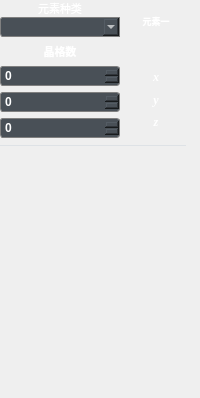
           <widget class="QWidget" name="page_8">
            <layout class="QHBoxLayout" name="horizontalLayout_2">
             <property name="leftMargin">
              <number>0</number>
             </property>
             <property name="topMargin">
              <number>0</number>
             </property>
             <property name="rightMargin">
              <number>14</number>
             </property>
             <item>
              <layout class="QVBoxLayout" name="verticalLayout_16">
               <property name="bottomMargin">
                <number>240</number>
               </property>
               <item>
                <layout class="QVBoxLayout" name="verticalLayout_5" stretch="2,4">
                 <item>
                  <layout class="QHBoxLayout" name="horizontalLayout" stretch="2,1">
                   <item>
                    <layout class="QVBoxLayout" name="verticalLayout_2" stretch="1,1">
                     <property name="spacing">
                      <number>0</number>
                     </property>
                     <property name="bottomMargin">
                      <number>0</number>
                     </property>
                     <item>
                      <widget class="QLabel" name="label_20">
                       <property name="sizePolicy">
                        <sizepolicy hsizetype="Preferred" vsizetype="Fixed">
                         <horstretch>0</horstretch>
                         <verstretch>0</verstretch>
                        </sizepolicy>
                       </property>
                       <property name="font">
                        <font>
                         <family>微软雅黑</family>
                         <pointsize>8</pointsize>
                         <weight>50</weight>
                         <bold>false</bold>
                        </font>
                       </property>
                       <property name="styleSheet">
                        <string notr="true">color: rgb(255, 255, 255);
</string>
                       </property>
                       <property name="text">
                        <string>元素种类</string>
                       </property>
                       <property name="alignment">
                        <set>Qt::AlignCenter</set>
                       </property>
                      </widget>
                     </item>
                     <item>
                      <widget class="QComboBox" name="comboBox_4">
                       <property name="font">
                        <font>
                         <family>Arial</family>
                         <weight>75</weight>
                         <bold>true</bold>
                        </font>
                       </property>
                       <property name="cursor">
                        <cursorShape>OpenHandCursor</cursorShape>
                       </property>
                       <property name="styleSheet">
                        <string notr="true">QComboBox{
	border: 1px solid gray;
    border-top-left-radius: 3px;
	border-bottom-left-radius: 3px;
    padding: 1px 2px 1px 2px;
    min-width: 3em;
	background-color: #495057;
	color: rgb(255, 255, 255);
}


</string>
                       </property>
                      </widget>
                     </item>
                    </layout>
                   </item>
                   <item>
                    <layout class="QVBoxLayout" name="verticalLayout_3" stretch="1,1">
                     <property name="spacing">
                      <number>0</number>
                     </property>
                     <property name="bottomMargin">
                      <number>9</number>
                     </property>
                     <item>
                      <layout class="QHBoxLayout" name="horizontalLayout_31" stretch="7">
                       <property name="spacing">
                        <number>8</number>
                       </property>
                       <property name="topMargin">
                        <number>0</number>
                       </property>
                       <item>
                        <widget class="QLabel" name="label_22">
                         <property name="sizePolicy">
                          <sizepolicy hsizetype="Preferred" vsizetype="Preferred">
                           <horstretch>0</horstretch>
                           <verstretch>0</verstretch>
                          </sizepolicy>
                         </property>
                         <property name="styleSheet">
                          <string notr="true">border-image: url(:/background/原子.png);</string>
                         </property>
                         <property name="text">
                          <string/>
                         </property>
                        </widget>
                       </item>
                      </layout>
                     </item>
                     <item>
                      <widget class="QLabel" name="label_23">
                       <property name="sizePolicy">
                        <sizepolicy hsizetype="Preferred" vsizetype="Preferred">
                         <horstretch>0</horstretch>
                         <verstretch>0</verstretch>
                        </sizepolicy>
                       </property>
                       <property name="font">
                        <font>
                         <family>微软雅黑</family>
                         <pointsize>7</pointsize>
                         <weight>75</weight>
                         <bold>true</bold>
                        </font>
                       </property>
                       <property name="styleSheet">
                        <string notr="true">color: rgb(255, 255, 255);
</string>
                       </property>
                       <property name="text">
                        <string>元素一</string>
                       </property>
                       <property name="alignment">
                        <set>Qt::AlignCenter</set>
                       </property>
                      </widget>
                     </item>
                    </layout>
                   </item>
                  </layout>
                 </item>
                 <item>
                  <layout class="QHBoxLayout" name="horizontalLayout_32" stretch="2,1">
                   <item>
                    <layout class="QVBoxLayout" name="verticalLayout_17">
                     <item>
                      <widget class="QLabel" name="label_27">
                       <property name="sizePolicy">
                        <sizepolicy hsizetype="Preferred" vsizetype="Fixed">
                         <horstretch>0</horstretch>
                         <verstretch>0</verstretch>
                        </sizepolicy>
                       </property>
                       <property name="font">
                        <font>
                         <family>微软雅黑</family>
                         <pointsize>8</pointsize>
                         <weight>75</weight>
                         <bold>true</bold>
                        </font>
                       </property>
                       <property name="styleSheet">
                        <string notr="true">color: rgb(255, 255, 255);
</string>
                       </property>
                       <property name="text">
                        <string>晶格数</string>
                       </property>
                       <property name="alignment">
                        <set>Qt::AlignCenter</set>
                       </property>
                      </widget>
                     </item>
                     <item>
                      <widget class="QSpinBox" name="spinBox_6">
                       <property name="sizePolicy">
                        <sizepolicy hsizetype="Preferred" vsizetype="Fixed">
                         <horstretch>0</horstretch>
                         <verstretch>0</verstretch>
                        </sizepolicy>
                       </property>
                       <property name="font">
                        <font>
                         <family>Arial</family>
                         <weight>75</weight>
                         <bold>true</bold>
                        </font>
                       </property>
                       <property name="styleSheet">
                        <string notr="true">QSpinBox{
	color: rgb(255, 255, 255);
	border: 1px solid gray;
    border-radius: 3px;
    padding: 1px 2px 1px 2px;
    min-width: 3em;
	background-color: #495057;
}

</string>
                       </property>
                      </widget>
                     </item>
                     <item>
                      <widget class="QSpinBox" name="spinBox_7">
                       <property name="sizePolicy">
                        <sizepolicy hsizetype="Preferred" vsizetype="Fixed">
                         <horstretch>0</horstretch>
                         <verstretch>0</verstretch>
                        </sizepolicy>
                       </property>
                       <property name="font">
                        <font>
                         <family>Arial</family>
                         <weight>75</weight>
                         <bold>true</bold>
                        </font>
                       </property>
                       <property name="styleSheet">
                        <string notr="true">QSpinBox{
	color: rgb(255, 255, 255);
	border: 1px solid gray;
    border-radius: 3px;
    padding: 1px 2px 1px 2px;
    min-width: 3em;
	background-color: #495057;
}

</string>
                       </property>
                      </widget>
                     </item>
                     <item>
                      <widget class="QSpinBox" name="spinBox_8">
                       <property name="sizePolicy">
                        <sizepolicy hsizetype="Preferred" vsizetype="Fixed">
                         <horstretch>0</horstretch>
                         <verstretch>0</verstretch>
                        </sizepolicy>
                       </property>
                       <property name="font">
                        <font>
                         <family>Arial</family>
                         <weight>75</weight>
                         <bold>true</bold>
                        </font>
                       </property>
                       <property name="styleSheet">
                        <string notr="true">QSpinBox{
	color: rgb(255, 255, 255);
	border: 1px solid gray;
    border-radius: 3px;
    padding: 1px 2px 1px 2px;
    min-width: 3em;
	background-color: #495057;
}

</string>
                       </property>
                      </widget>
                     </item>
                    </layout>
                   </item>
                   <item>
                    <layout class="QVBoxLayout" name="verticalLayout_32">
                     <property name="bottomMargin">
                      <number>8</number>
                     </property>
                     <item>
                      <layout class="QHBoxLayout" name="horizontalLayout_33" stretch="1,6,1">
                       <item>
                        <spacer name="horizontalSpacer_12">
                         <property name="styleSheet">
                          <string>border-image: url(:/background/坐标系.png);</string>
                         </property>
                         <property name="orientation">
                          <enum>Qt::Horizontal</enum>
                         </property>
                         <property name="sizeHint" stdset="0">
                          <size>
                           <width>40</width>
                           <height>20</height>
                          </size>
                         </property>
                        </spacer>
                       </item>
                       <item>
                        <widget class="QLabel" name="label_28">
                         <property name="styleSheet">
                          <string notr="true">border-image: url(:/background/坐标系.png);</string>
                         </property>
                         <property name="text">
                          <string/>
                         </property>
                        </widget>
                       </item>
                       <item>
                        <spacer name="horizontalSpacer_13">
                         <property name="styleSheet">
                          <string>border-image: url(:/background/坐标系.png);</string>
                         </property>
                         <property name="orientation">
                          <enum>Qt::Horizontal</enum>
                         </property>
                         <property name="sizeHint" stdset="0">
                          <size>
                           <width>40</width>
                           <height>20</height>
                          </size>
                         </property>
                        </spacer>
                       </item>
                      </layout>
                     </item>
                     <item>
                      <widget class="QLabel" name="label_49">
                       <property name="font">
                        <font>
                         <family>Times New Roman</family>
                         <pointsize>9</pointsize>
                         <weight>75</weight>
                         <italic>true</italic>
                         <bold>true</bold>
                        </font>
                       </property>
                       <property name="styleSheet">
                        <string notr="true">color: rgb(255, 255, 255);
</string>
                       </property>
                       <property name="text">
                        <string>x</string>
                       </property>
                       <property name="alignment">
                        <set>Qt::AlignCenter</set>
                       </property>
                      </widget>
                     </item>
                     <item>
                      <widget class="QLabel" name="label_50">
                       <property name="font">
                        <font>
                         <family>Times New Roman</family>
                         <pointsize>9</pointsize>
                         <weight>75</weight>
                         <italic>true</italic>
                         <bold>true</bold>
                        </font>
                       </property>
                       <property name="styleSheet">
                        <string notr="true">color: rgb(255, 255, 255);
</string>
                       </property>
                       <property name="text">
                        <string>y</string>
                       </property>
                       <property name="alignment">
                        <set>Qt::AlignCenter</set>
                       </property>
                      </widget>
                     </item>
                     <item>
                      <widget class="QLabel" name="label_51">
                       <property name="font">
                        <font>
                         <family>Times New Roman</family>
                         <pointsize>9</pointsize>
                         <weight>75</weight>
                         <italic>true</italic>
                         <bold>true</bold>
                        </font>
                       </property>
                       <property name="styleSheet">
                        <string notr="true">color: rgb(255, 255, 255);
</string>
                       </property>
                       <property name="text">
                        <string>z</string>
                       </property>
                       <property name="alignment">
                        <set>Qt::AlignCenter</set>
                       </property>
                      </widget>
                     </item>
                    </layout>
                   </item>
                  </layout>
                 </item>
                </layout>
               </item>
               <item>
                <widget class="QFrame" name="frame_5">
                 <property name="styleSheet">
                  <string notr="true">QFrame {
    color: #dee2e6; /* 修改线条颜色 */

}</string>
                 </property>
                 <property name="frameShape">
                  <enum>QFrame::HLine</enum>
                 </property>
                 <property name="frameShadow">
                  <enum>QFrame::Plain</enum>
                 </property>
                </widget>
               </item>
              </layout>
             </item>
            </layout>
           </widget>
